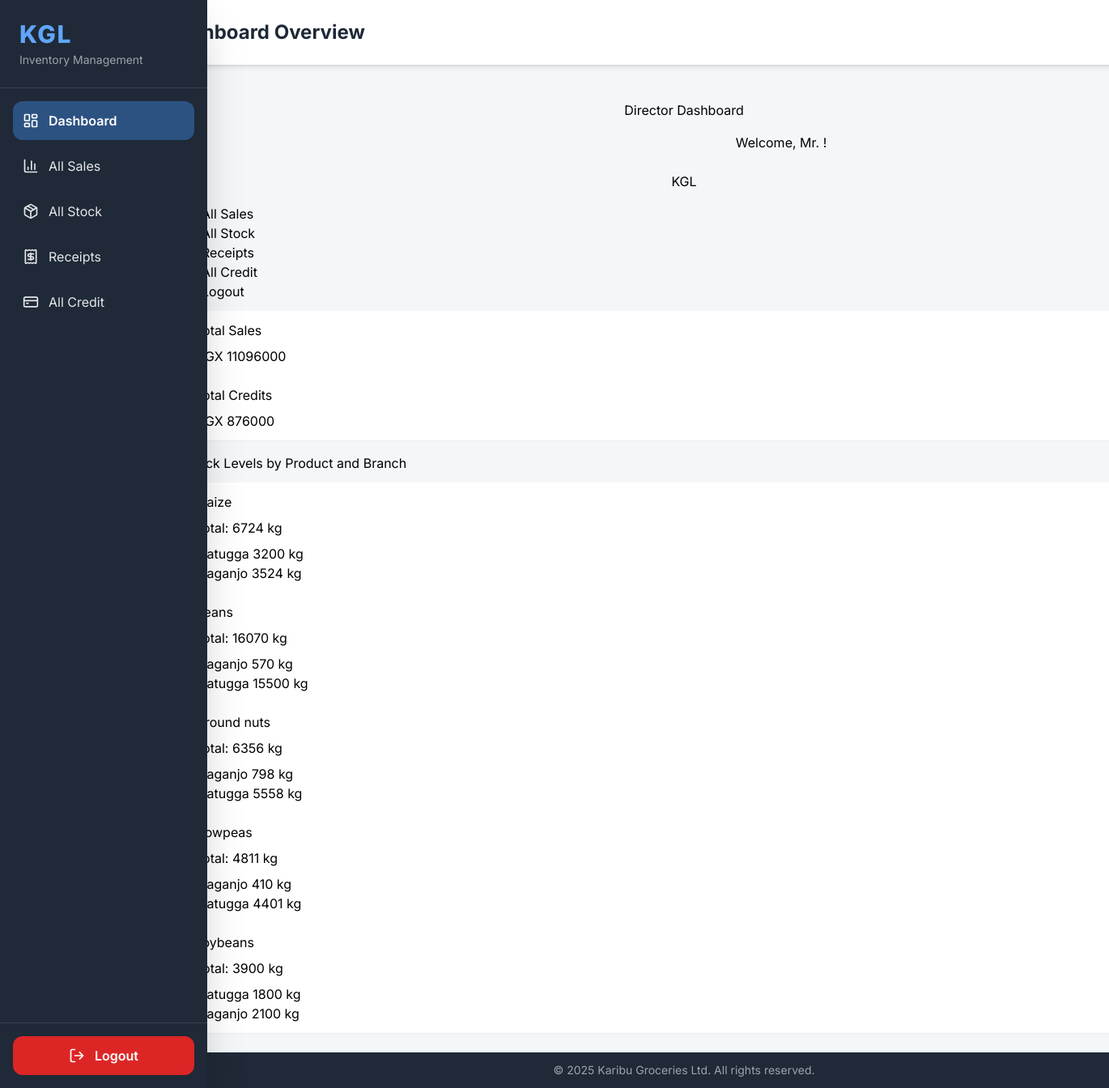
/dashboard2/, run on the app's committed database.
### kgl_app/models.py (models this page shows, shortened)
class Stock(models.Model):
    name_of_produce=models.CharField(max_length =255)
    type_of_produce =models.ForeignKey(ProduceType,on_delete=models.CASCADE,null=False,)
    date_and_time_of_produce= models.DateTimeField(auto_now_add =True)
    received_quantity = models.IntegerField(blank=False,null=False,default=0)
    issued_quantity=models.IntegerField(blank=False,null=False,default=0)
    tonnage =models.IntegerField(blank = False,null=False,default=0)
    cost=models.IntegerField(blank =False,default=25)
    name_of_dealer=models.CharField(max_length=255)
    branch=models.ForeignKey(Branch, on_delete=models.CASCADE,null=False,default=0)
    contact=models.CharField(default=20,null=False)
    selling_price=models.IntegerField(null=True,blank=True)
    current_stock =models.IntegerField(null=True,blank=False)

class Branch(models.Model):
    branch_name = models.CharField(max_length=50)
    location = models.CharField(max_length=100)
    def __str__(self):
        return self.branch_name

### kgl_app/views.py (the view)
def owner(request):
  total_cash_sales=Sales.objects.filter(is_sold_on_cash=True).aggregate(
    total_cash=Sum('amount_paid')
  )['total_cash'] or 0
  total_credit_sales=Credit.objects.aggregate(
    total_credit=Sum('amount_due')
  )['total_credit'] or 0
  total_sales=total_cash_sales+ total_credit_sales
  total_stock = Stock.objects.aggregate(
    total_quantity =Sum('tonnage')
  )['total_quantity'] or 0
  all_stocks =Stock.objects.all()
  grouped_stocks ={}
  for stock in all_stocks:
    if stock.name_of_produce not in grouped_stocks:
      grouped_stocks[stock.name_of_produce] ={
        'name':stock.name_of_produce,
      'branches':{},
      'total_quantity':0,
      }
    branch = stock.branch if stock.branch else 'Unknown'
    if branch not in grouped_stocks[stock.name_of_produce]['branches']:
      grouped_stocks[stock.name_of_produce]['branches'][branch] = 0 # Corrected line
    grouped_stocks[stock.name_of_produce]['branches'][branch] += stock.tonnage
    grouped_stocks[stock.name_of_produce]['total_quantity'] += stock.tonnage
  combined_stocks =list(grouped_stocks.values())
  recent_sales = Sales.objects.order_by('-id')[:10]
  context = {
    'total_cash_sales': total_cash_sales,
    'total_credit_sales': total_credit_sales,
    'total_sales': total_sales,
    'total_stock': total_stock,
    'combined_stocks': combined_stocks,
    'recent_sales': recent_sales, # Pass recent sales to the template
  }
  return render(request, 'dashboard2.html', context)

### kgl_app/templates/dashboard2.html (shortened to what this page needs)
{% extends 'base.html' %}
{% load static %}
{% block content %}
<div class="container mt-5">
    <h1 class="dashboard-heading mb-4 text-center text-lg-start">Director Dashboard</h1>
    <h2 class="welcome-message mb-3 text-center text-lg-start"style="margin-left: 240px;">Welcome, Mr. {{ request.user.username }}!</h2>
    <div class="row">
        <div class="col-md-3">
            <div class="sidebar  rounded p-3">
                <h2 class="sidebar-title text-center mb-4">KGL</h2>
                <ul class="nav flex-column">
                    <li class="nav-item">
                        <a href="#" class="nav-link"> All Sales</a>
                    </li>
                    <li class="nav-item">
                        <a href="#" class="nav-link"> All Stock</a>
                    </li>
                    <li class="nav-item">
                        <a href="#" class="nav-link"> Receipts</a>
                    </li>
                    <li class="nav-item">
                        <a href="#" class="nav-link"> All Credit</a>
                    </li>
                    <li class="nav-item">
                        <a href="{% url 'logout' %}" class="nav-link"> Logout</a>
                    </li>
                </ul>
            </div>
        </div>
        <div class="col-md-9">
            <div class="row mb-4">
                <div class="col-md-6">
                    <div class="dashboard-card sales-card bg-white rounded shadow-sm p-3">
                        <h3 class="card-title mb-2">Total Sales</h3>
                        <p class="card-text display-6">UGX {{ total_sales|floatformat:0 }}</p>
                    </div>
                </div>
                <div class="col-md-6">
                    <div class="dashboard-card credit-card bg-white rounded shadow-sm p-3">
                        <h3 class="card-title mb-2">Total Credits</h3>
                        <p class="card-text display-6">UGX {{ total_credit_sales|floatformat:0 }}</p>
                    </div>
                </div>
            </div>
            <h3 class="stock-levels-heading mb-3">Stock Levels by Product and Branch</h3>
            <div class="row row-cols-1 row-cols-md-2 row-cols-lg-3 g-4">
                {% for stock in combined_stocks %}
                <div class="col">
                    <div class="stock-card bg-white rounded shadow-sm p-3 h-100">
                        <div class="stock-info">
                            <h4 class="product-name mb-2">{{ stock.name }}</h4>
                            <p class="total-quantity"><span class="fw-bold">Total:</span> {{ stock.total_quantity }} kg</p>
                            <div class="branch-quantities mt-2">
                                {% for branch, quantity in stock.branches.items %}
                                <div class="d-flex justify-content-between">
                                    <span class="branch-name">{{ branch }}</span>
                                    <span class="branch-amount">{{ quantity }} kg</span>
                                </div>
                                {% endfor %}
                            </div>
                        </div>
                    </div>
                </div>
                {% endfor %}
            </div>
        </div>
    </div>
</div>
{% endblock %}

### kgl_app/templates/base.html (shortened to what this page needs)
{% load static %}
<!DOCTYPE html>
<html lang="en">
<head>
    <script src="https://cdn.tailwindcss.com"></script>
</head>
<body class="min-h-screen">
    <div id="sidebar" class="sidebar fixed z-30 h-full w-64 bg-gray-800 text-white flex flex-col transition-transform duration-300 -translate-x-full md:translate-x-0 shadow-2xl">
        <div class="p-6 border-b border-gray-700">
            <h2 class="text-3xl font-extrabold text-blue-400 tracking-wider">KGL</h2>
            <p class="text-sm text-gray-400 mt-1">Inventory Management</p>
        </div>
        <nav class="sidebar-nav flex-1 p-4 space-y-2 overflow-y-auto">
            <a href="{% url 'manager' %}" class="active flex items-center space-x-3 p-3 rounded-xl text-gray-200 transition duration-150">
                <i data-lucide="layout-dashboard" class="w-5 h-5"></i>
                <span>Dashboard</span>
            </a>
            <a href="{% url 'allsales' %}" class="flex items-center space-x-3 p-3 rounded-xl hover:bg-gray-700 text-gray-200 transition duration-150">
                <i data-lucide="bar-chart-3" class="w-5 h-5"></i>
                <span>All Sales</span>
            </a>
            <a href="{% url 'allstock' %}" class="flex items-center space-x-3 p-3 rounded-xl hover:bg-gray-700 text-gray-200 transition duration-150">
                <i data-lucide="package" class="w-5 h-5"></i>
                <span>All Stock</span>
            </a>
            <a href="{% url 'receipt' %}" class="flex items-center space-x-3 p-3 rounded-xl hover:bg-gray-700 text-gray-200 transition duration-150">
                <i data-lucide="receipt" class="w-5 h-5"></i>
                <span>Receipts</span>
            </a>
            <a href="{% url 'addcredit' %}" class="flex items-center space-x-3 p-3 rounded-xl hover:bg-gray-700 text-gray-200 transition duration-150">
                <i data-lucide="credit-card" class="w-5 h-5"></i>
                <span>All Credit</span>
            </a>
        </nav>
        <div class="p-4 border-t border-gray-700">
            <a href="{% url 'logout' %}" class="flex items-center justify-center space-x-3 p-3 rounded-xl bg-red-600 text-white font-semibold hover:bg-red-700 transition duration-150">
                <i data-lucide="log-out" class="w-5 h-5"></i>
                <span>Logout</span>
            </a>
        </div>
    </div>
    <div id="main-content" class="md:ml-40 w-full flex flex-col min-h-screen">
        <header class="bg-white p-4 md:p-6 shadow-md">
            <div class="flex items-center justify-between container mx-auto">
                <h1 class="text-xl md:text-2xl font-bold text-gray-800">{% block page_title %}Dashboard Overview{% endblock %}</h1>
            </div>
        </header>
        <div class="flex-grow p-4 md:p-6 container mx-auto">
            {% block content %}{% endblock %}
        </div>
        <footer class="bg-gray-800 text-gray-400 text-center py-3 text-sm mt-auto">
            &copy; 2025 Karibu Groceries Ltd. All rights reserved.
        </footer>
    </div>
</body>
</html>

### kgl_app/templates/base.html (style rules this page uses)
body { font-family: 'Inter', sans-serif; background-color: #f4f7f9; }
.sidebar-nav a.active { background-color: #2c5282; font-weight: 600; color: #fff; }
#main-content { transition: margin-left 0.3s ease; }

### data on the page
Stock: name "Maize"
Branch: branch_name "Matugga", quantity "3200", quantity "15500", quantity "5558", quantity "4401", quantity "1800"
Branch: branch_name "Maganjo", quantity "3524", quantity "570", quantity "798", quantity "410", quantity "2100"
Stock: name "Beans"
Stock: name "Ground nuts"
Stock: name "Cowpeas"
Stock: name "soybeans"

### other printed values
{{ total_sales|floatformat:0 }} "11096000"
{{ total_credit_sales|floatformat:0 }} "876000"
{{ stock.total_quantity }} "6724" "16070" "6356" "4811" "3900"
